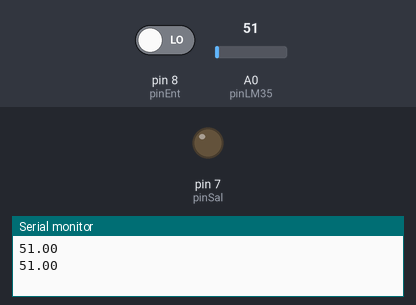
A sketch run on a simulated Arduino Uno, built with avr-gcc and run on an emulated ATmega328P. Shown: output pins drawn as LEDs (lit = HIGH), the last lines printed to the serial monitor. The test bench sets the inputs (shaded band); at power-on: pin 8 (pinEnt) LOW, A0 (pinLM35) = 51.

Above: at 1.5 s.
1.6 s: pin 8 (pinEnt) driven HIGH
At 3.4 s:
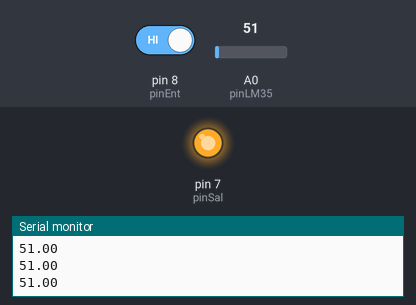
3.7 s: pin 8 (pinEnt) driven LOW
At 4.8 s:
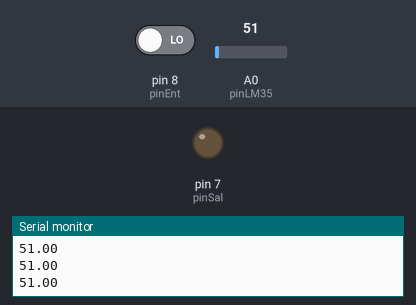
Timing chart, 0 to 6.7 s (numbered marks = the images above; inputs shaded):
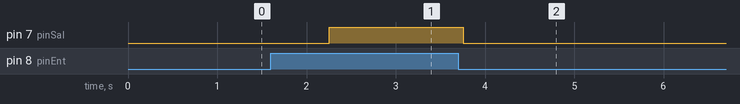

Measured:
- after the input at 1.6 s, pin 7 (pinSal): LOW → HIGH after 0.65 s
- after the input at 3.7 s, pin 7 (pinSal): HIGH → LOW after 0.05 s

The sketch:

ProyectoIVA.ino
```cpp
// Declaracion de variables globales
float tempC; // Variable para almacenar el valor obtenido del sensor (0 a 1023)
int pinLM35 = 0; // Variable del pin de entrada del sensor (A0)
int pinSal = 7;
int pinEnt = 8;
int val;

void setup() {
  // Configuramos el puerto serial a 9600 bps
  Serial.begin(9600);

  pinMode(pinSal,OUTPUT);
  pinMode(pinEnt,INPUT);
}

void loop() {
  // Con analogRead leemos el sensor, recuerda que es un valor de 0 a 1023
  tempC = analogRead(pinLM35);

  // Envia el dato al puerto serial
  Serial.println(tempC);

    val=digitalRead(pinEnt);
    if (val==HIGH){
      digitalWrite(pinSal,HIGH);
    }else {
      digitalWrite(pinSal,LOW);
    }

  // Esperamos un tiempo para repetir el loop
  delay(750);

}
```
